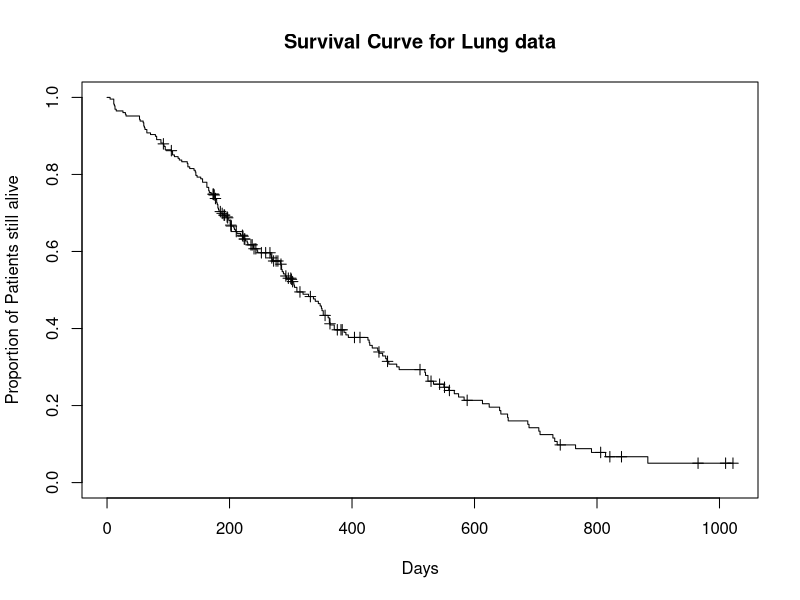
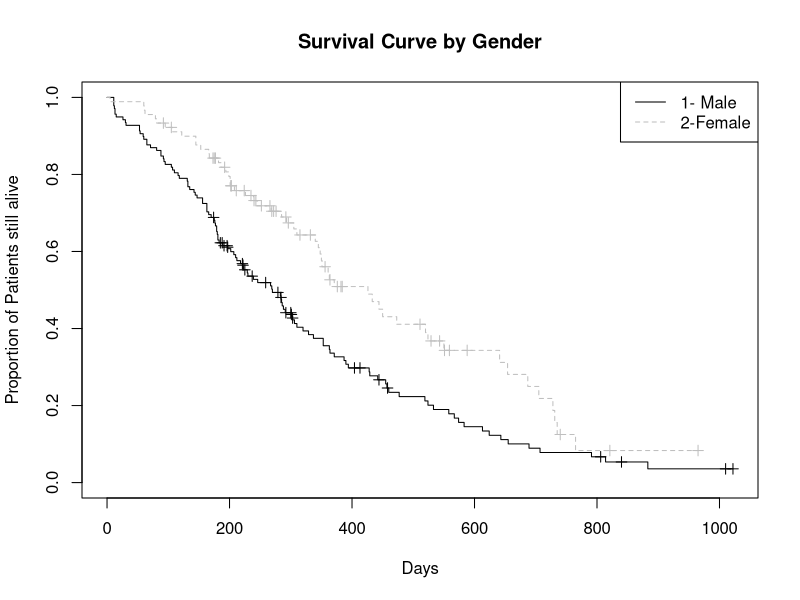
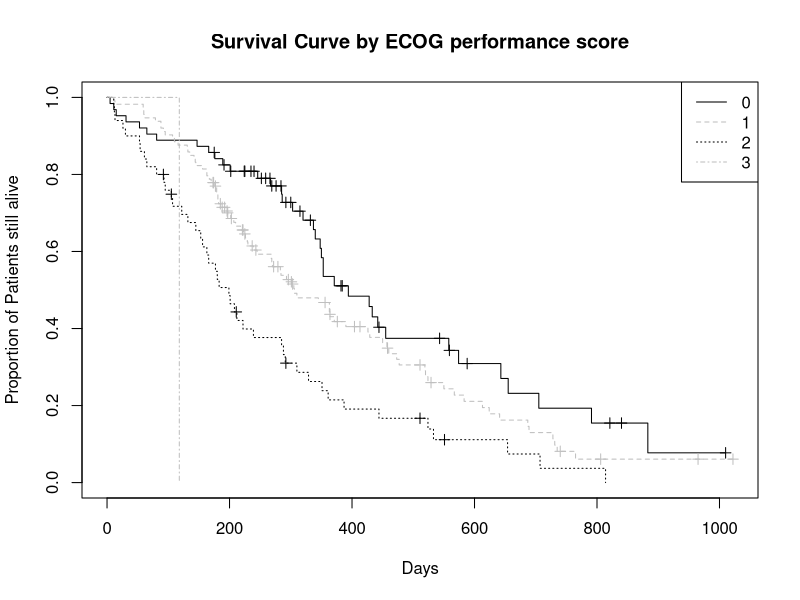

Generate these figures, in order, with R:
## ---- chunk 1
knitr::opts_chunk$set(echo = TRUE)
## ---- chunk 2
library(survival)
## ---- chunk 3
help("lung")
## ---- chunk 4
lung.analysis<-subset(lung, select = c("time", "status", "sex"))
## ---- chunk 5
s.survfit <- survfit(Surv(lung.analysis$time, lung.analysis$status)~ 1, data=lung.analysis )
s.survfit
## ---- chunk 6
plot(s.survfit, mark.time = TRUE, conf.int = FALSE)
title(main="Survival Curve for Lung data", xlab="Days", ylab = "Proportion of Patients still alive")
## ---- chunk 7
lung.gender.survfit<-survfit(Surv(lung.analysis$time, lung.analysis$status)~ lung.analysis$sex, data=lung.analysis)

lung.gender.survdiff<-survdiff(Surv(lung.analysis$time, lung.analysis$status)~ lung.analysis$sex, data=lung.analysis)

lung.gender.survdiff

plot(lung.gender.survfit, mark.time = TRUE, col=c("black", "grey75"), lty=1:2)
title(main="Survival Curve by Gender", xlab="Days", ylab = "Proportion of Patients still alive")
legend("topright", c("1- Male", "2-Female"), lty=1:2, col=c("black", "grey75"))

## ---- chunk 8
lung.perf.survfit<-survfit(Surv(lung$time, lung$status)~ lung$ph.ecog, data=lung)

lung.perf.survdiff<-survdiff(Surv(lung$time, lung$status)~ lung$ph.ecog, data=lung)

lung.perf.survdiff

plot(lung.perf.survfit, mark.time = TRUE, col=c("black", "grey75"), lty=1:4)
title(main="Survival Curve by ECOG performance score", xlab="Days", ylab = "Proportion of Patients still alive")
legend("topright", c("0", "1", "2", "3"), lty=1:4, col=c("black", "grey75"))
## ---- chunk 9
lung.gender.ph<-coxph(Surv(lung.analysis$time, lung.analysis$status)~ lung.analysis$sex, data=lung.analysis)
summary(lung.gender.ph)

